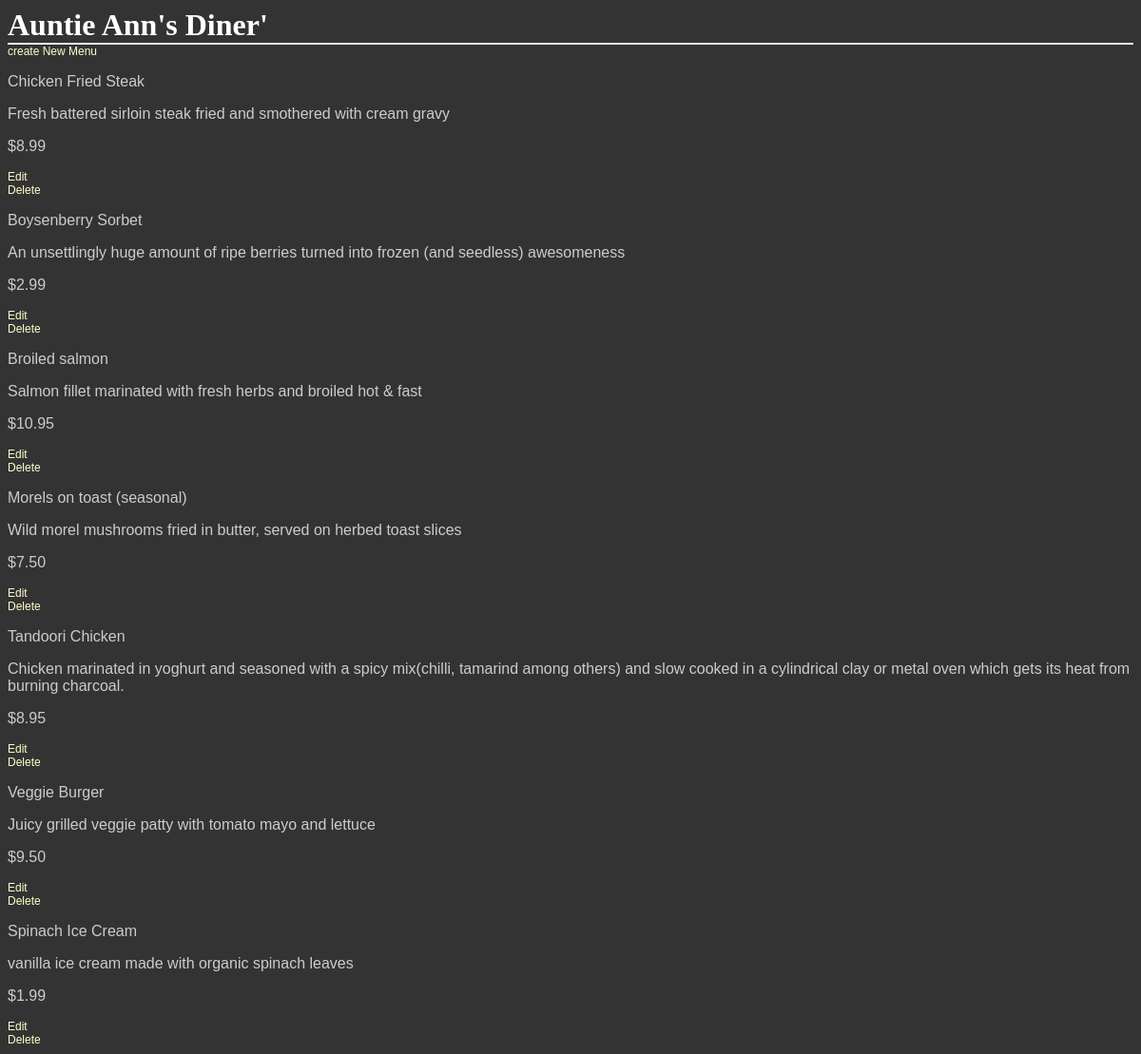
Page /restaurants/106/ on the committed database.
### database_setup.py (models this page shows, shortened)
class Restaurant(Base):
    __tablename__ = 'restaurant'
    id = Column(Integer, primary_key=True)
    name = Column(String(250), nullable=False)

class MenuItem(Base):
   __tablename__ = 'menu_item'
   id = Column(Integer, primary_key=True)
   name = Column(String(250), nullable=False)
   description = Column(String(250))
   price = Column(String(8))
   course = Column(String(250), nullable=False)
   restaurant_id = Column(Integer, ForeignKey('restaurant.id'))
   restaurant = relationship(Restaurant)

### project.py (the view)
@app.route('/')
@app.route('/restaurants/<int:restaurant_id>/')
def restaurantMenu(restaurant_id):
    restaurant = session.query(Restaurant).filter_by(id = restaurant_id).one()
    items = session.query(MenuItem).filter_by(restaurant_id= restaurant.id)
    return render_template('menu.html', restaurant=restaurant, items = items)

### templates/menu.html (shortened to what this page needs)
<html>
<head>
    <link rel=stylesheet type=text/css href="{{url_for('static', filename='style.css')}}">
<body>
<h1>{{restaurant.name}}</h1>
<a href = "{{url_for('newMenuItem', restaurant_id = restaurant.id)}}">create New Menu</a>
    {% for i in items %}
    <div>
    <p>{{i.name}}</p>
    <p>{{i.description}}</p>
    <p>{{i.price}}</p>
    <a href = "{{url_for('editMenuItem', restaurant_id = restaurant.id, menu_id=i.id) }}">Edit</a>
   </div>
   <a href = '{{url_for('deleteMenuItem', restaurant_id = restaurant.id, menu_id = i.id) }}'>Delete</a>
   {% endfor %}
</body>
</html>

### static/style.css (style rules this page uses)
body { font-family: sans-serif; background-image: url('img3.jpg'); background-color: #333333 }
h1, h2, h3, h4 { color: #FFFFFF; }
h1, h2 { font-family: 'Georgia', serif; margin: 0; }
h1 { border-bottom: 2px solid #eee; }
p, dd, dt { color: #CCCCCC; }
a { text-decoration: none; color:#FFFFCC; font-size: .75em; }

### rows in the picture
Restaurant: name "Auntie Ann's Diner'"
MenuItem: name "Chicken Fried Steak", description "Fresh battered sirloin steak fried and smothered with cream gravy", price "$8.99"
MenuItem: name "Boysenberry Sorbet", description "An unsettlingly huge amount of ripe berries turned into frozen (and seedless) awesomeness", price "$2.99"
MenuItem: name "Broiled salmon", description "Salmon fillet marinated with fresh herbs and broiled hot & fast", price "$10.95"
MenuItem: name "Morels on toast (seasonal)", description "Wild morel mushrooms fried in butter, served on herbed toast slices", price "$7.50"
MenuItem: name "Tandoori Chicken", description "Chicken marinated in yoghurt and seasoned with a spicy mix(chilli, tamarind among others) and slow cooked in a cylindrical clay or metal oven which gets its heat from burning charcoal.", price "$8.95"
MenuItem: name "Veggie Burger", description "Juicy grilled veggie patty with tomato mayo and lettuce", price "$9.50"
MenuItem: name "Spinach Ice Cream", description "vanilla ice cream made with organic spinach leaves", price "$1.99"
